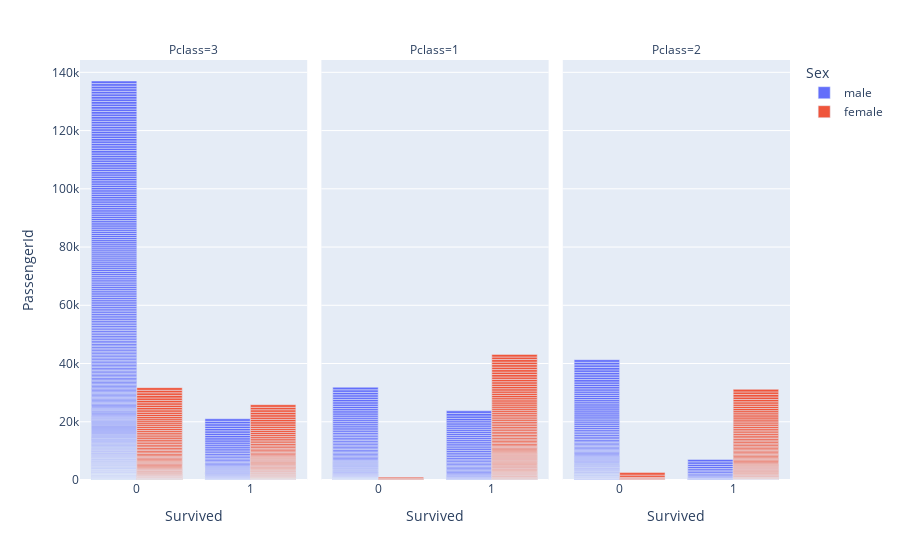

Source (notebook cell):
### Code cell
barchart = px.bar(x = 'Survived', y = 'PassengerId', color = 'Sex', barmode = 'group', facet_col = 'Pclass', data_frame = df)
barchart

### Figure 1 — Plotly figure (JSON) as saved in the notebook; plotly's stock layout.template omitted (floating-point values rounded to 4 significant figures; data arrays with more than 128 entries replaced by an {"elided": "..."} marker saying what was removed)
{"data": [{"alignmentgroup": "True", "hovertemplate": "Sex=male<br>Pclass=3<br>Survived=%{x}<br>PassengerId=%{y}<extra></extra>", "legendgroup": "male", "marker": {"color": "#636efa"}, "name": "male", "offsetgroup": "male", "orientation": "v", "showlegend": true, "textposition": "auto", "type": "bar", "x": {"elided": "347 int values"}, "xaxis": "x", "y": {"elided": "347 int values"}, "yaxis": "y"}, {"alignmentgroup": "True", "hovertemplate": "Sex=male<br>Pclass=1<br>Survived=%{x}<br>PassengerId=%{y}<extra></extra>", "legendgroup": "male", "marker": {"color": "#636efa"}, "name": "male", "offsetgroup": "male", "orientation": "v", "showlegend": false, "textposition": "auto", "type": "bar", "x": [0, 1, 0, 0, 0, 0, 0, 1, 0, 0, 0, 0, 0, 1, 0, 0, 0, 0, 0, 0, 0, 0, 0, 0, 0, 1, 1, 1, 0, 1, 0, 0, 0, 0, 0, 0, 0, 1, 1, 0, 0, 0, 0, 0, 1, 0, 0, 1, 1, 0, 0, 1, 1, 1, 0, 1, 0, 1, 0, 0, 0, 1, 0, 0, 0, 0, 1, 1, 0, 0, 0, 0, 0, 1, 0, 0, 1, 0, 1, 1, 0, 1, 1, 1, 0, 1, 1, 0, 1, 1, 0, 1, 0, 0, 1, 1, 1, 0, 0, 1, 1, 0, 1, 1, 1, 1, 0, 0, 0, 0, 0, 0, 0, 1, 0, 0, 0, 1, 1, 0, 0, 1], "xaxis": "x2", "y": [7, 24, 28, 31, 35, 36, 55, 56, 63, 65, 84, 93, 97, 98, 103, 111, 119, 125, 138, 140, 156, 169, 171, 175, 186, 188, 210, 225, 246, 249, 253, 263, 264, 271, 274, 285, 296, 299, 306, 332, 333, 337, 340, 352, 371, 374, 378, 391, 431, 435, 439, 446, 448, 450, 453, 454, 457, 461, 463, 468, 476, 485, 488, 493, 494, 506, 508, 513, 516, 528, 537, 545, 546, 551, 556, 558, 573, 584, 588, 600, 603, 605, 608, 622, 626, 631, 633, 634, 646, 648, 660, 661, 663, 672, 680, 682, 691, 695, 699, 702, 708, 712, 713, 725, 738, 741, 742, 746, 749, 767, 783, 790, 794, 803, 807, 816, 823, 840, 858, 868, 873, 890], "yaxis": "y2"}, {"alignmentgroup": "True", "hovertemplate": "Sex=male<br>Pclass=2<br>Survived=%{x}<br>PassengerId=%{y}<extra></extra>", "legendgroup": "male", "marker": {"color": "#636efa"}, "name": "male", "offsetgroup": "male", "orientation": "v", "showlegend": false, "textposition": "auto", "type": "bar", "x": [1, 0, 1, 0, 0, 0, 1, 0, 0, 0, 0, 0, 0, 0, 0, 0, 0, 0, 0, 0, 1, 0, 1, 0, 0, 0, 0, 1, 0, 0, 0, 0, 0, 0, 0, 0, 0, 0, 1, 0, 0, 0, 0, 1, 0, 0, 0, 0, 0, 0, 0, 0, 1, 0, 0, 0, 0, 0, 0, 0, 0, 0, 1, 1, 1, 0, 0, 1, 0, 0, 0, 0, 0, 0, 0, 0, 0, 0, 0, 1, 0, 0, 0, 0, 0, 0, 0, 0, 0, 0, 0, 0, 1, 0, 0, 0, 0, 0, 0, 0, 1, 1, 0, 0, 0, 0, 0, 0], "xaxis": "x3", "y": [18, 21, 22, 34, 71, 73, 79, 100, 118, 121, 123, 135, 136, 145, 146, 149, 150, 151, 179, 182, 184, 192, 194, 214, 218, 220, 222, 227, 229, 233, 235, 237, 239, 240, 243, 250, 266, 278, 289, 293, 309, 315, 318, 341, 343, 344, 345, 362, 386, 398, 399, 406, 408, 414, 419, 440, 451, 464, 467, 477, 482, 530, 544, 548, 550, 552, 563, 571, 583, 587, 595, 620, 627, 638, 656, 659, 666, 667, 673, 674, 675, 685, 686, 696, 706, 715, 723, 724, 729, 733, 734, 735, 756, 758, 792, 796, 801, 809, 813, 818, 828, 832, 842, 849, 862, 865, 884, 887], "yaxis": "y3"}, {"alignmentgroup": "True", "hovertemplate": "Sex=female<br>Pclass=3<br>Survived=%{x}<br>PassengerId=%{y}<extra></extra>", "legendgroup": "female", "marker": {"color": "#EF553B"}, "name": "female", "offsetgroup": "female", "orientation": "v", "showlegend": true, "textposition": "auto", "type": "bar", "x": {"elided": "144 int values"}, "xaxis": "x", "y": {"elided": "144 int values"}, "yaxis": "y"}, {"alignmentgroup": "True", "hovertemplate": "Sex=female<br>Pclass=1<br>Survived=%{x}<br>PassengerId=%{y}<extra></extra>", "legendgroup": "female", "marker": {"color": "#EF553B"}, "name": "female", "offsetgroup": "female", "orientation": "v", "showlegend": false, "textposition": "auto", "type": "bar", "x": [1, 1, 1, 1, 1, 1, 1, 1, 1, 1, 0, 1, 1, 1, 1, 1, 1, 1, 1, 1, 1, 1, 1, 1, 0, 1, 1, 1, 1, 1, 1, 1, 1, 1, 1, 1, 1, 1, 1, 1, 1, 1, 1, 1, 1, 1, 1, 1, 1, 1, 0, 1, 1, 1, 1, 1, 1, 1, 1, 1, 1, 1, 1, 1, 1, 1, 1, 1, 1, 1, 1, 1, 1, 1, 1, 1, 1, 1, 1, 1, 1, 1, 1, 1, 1, 1, 1, 1, 1, 1, 1, 1, 1, 1], "xaxis": "x2", "y": [2, 4, 12, 32, 53, 62, 89, 137, 152, 167, 178, 195, 196, 216, 219, 231, 257, 258, 259, 269, 270, 276, 291, 292, 298, 300, 307, 308, 310, 311, 312, 319, 320, 326, 330, 335, 338, 342, 357, 367, 370, 376, 381, 384, 394, 413, 436, 458, 487, 497, 499, 505, 514, 521, 524, 538, 540, 541, 557, 559, 572, 578, 582, 586, 592, 610, 628, 642, 670, 690, 701, 709, 711, 717, 731, 743, 760, 764, 766, 780, 782, 797, 810, 821, 830, 836, 843, 850, 854, 857, 863, 872, 880, 888], "yaxis": "y2"}, {"alignmentgroup": "True", "hovertemplate": "Sex=female<br>Pclass=2<br>Survived=%{x}<br>PassengerId=%{y}<extra></extra>", "legendgroup": "female", "marker": {"color": "#EF553B"}, "name": "female", "offsetgroup": "female", "orientation": "v", "showlegend": false, "textposition": "auto", "type": "bar", "x": [1, 1, 0, 1, 1, 1, 1, 1, 1, 1, 1, 1, 1, 1, 0, 1, 1, 1, 1, 1, 1, 0, 1, 1, 1, 1, 1, 1, 0, 1, 1, 1, 1, 1, 1, 1, 1, 1, 1, 1, 1, 1, 1, 1, 1, 1, 1, 1, 1, 1, 1, 1, 1, 1, 1, 1, 1, 1, 1, 1, 1, 1, 1, 1, 1, 1, 1, 1, 0, 1, 1, 0, 1, 1, 1, 1], "xaxis": "x3", "y": [10, 16, 42, 44, 54, 57, 59, 67, 85, 99, 124, 134, 162, 191, 200, 212, 238, 248, 260, 273, 304, 313, 317, 323, 324, 328, 346, 347, 358, 388, 390, 400, 417, 418, 427, 428, 433, 438, 441, 444, 447, 459, 473, 474, 507, 517, 519, 527, 531, 536, 547, 577, 581, 597, 601, 609, 616, 619, 636, 652, 671, 707, 718, 721, 727, 748, 751, 755, 773, 775, 802, 855, 866, 867, 875, 881], "yaxis": "y3"}], "layout": {"annotations": [{"font": {}, "showarrow": false, "text": "Pclass=3", "x": 0.16, "xanchor": "center", "xref": "paper", "y": 1, "yanchor": "bottom", "yref": "paper"}, {"font": {}, "showarrow": false, "text": "Pclass=1", "x": 0.5, "xanchor": "center", "xref": "paper", "y": 1, "yanchor": "bottom", "yref": "paper"}, {"font": {}, "showarrow": false, "text": "Pclass=2", "x": 0.84, "xanchor": "center", "xref": "paper", "y": 1, "yanchor": "bottom", "yref": "paper"}], "barmode": "group", "legend": {"title": {"text": "Sex"}, "tracegroupgap": 0}, "margin": {"t": 60}, "xaxis": {"anchor": "y", "domain": [0, 0.32], "title": {"text": "Survived"}}, "xaxis2": {"anchor": "y2", "domain": [0.34, 0.66], "matches": "x", "title": {"text": "Survived"}}, "xaxis3": {"anchor": "y3", "domain": [0.68, 1.0], "matches": "x", "title": {"text": "Survived"}}, "yaxis": {"anchor": "x", "domain": [0, 1], "title": {"text": "PassengerId"}}, "yaxis2": {"anchor": "x2", "domain": [0, 1], "matches": "y", "showticklabels": false}, "yaxis3": {"anchor": "x3", "domain": [0, 1], "matches": "y", "showticklabels": false}}}
